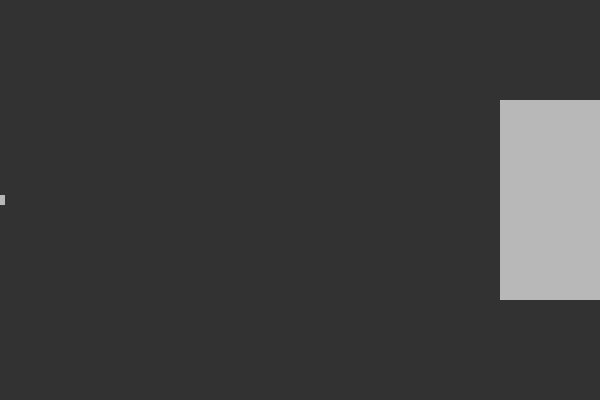
Frame 1 (no input)
Frame 60 (the mouse pressed at the canvas centre just before this capture): identical to frame 1, image omitted
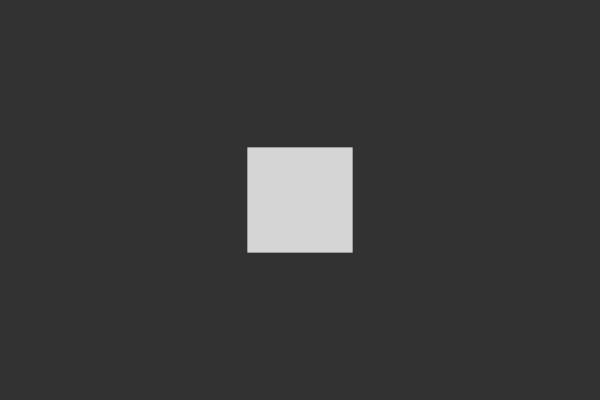
Frame 120 (the mouse held since frame 60 and released just before this capture)

The Processing sketch that drew these frames (run headless with seeded random() and noise(); from frame 60 on, the mouse is pressed at the canvas centre):

// Processing sketch: sketch_231113a
// ── sketch_231113a.pde
void setup()
{
 size(600,400); 
 noStroke();
}

void draw()
{
  background(50);
  fill(220,200);
  rectMode(CENTER);
  
  float k1 = map(mouseY,0,height,10,200);
  rect(mouseX,height/2,k1,k1);
  
  float k2 = map(mouseY,0,height,200,10);
  rect(width - mouseX,height/2,k2,k2);
}
